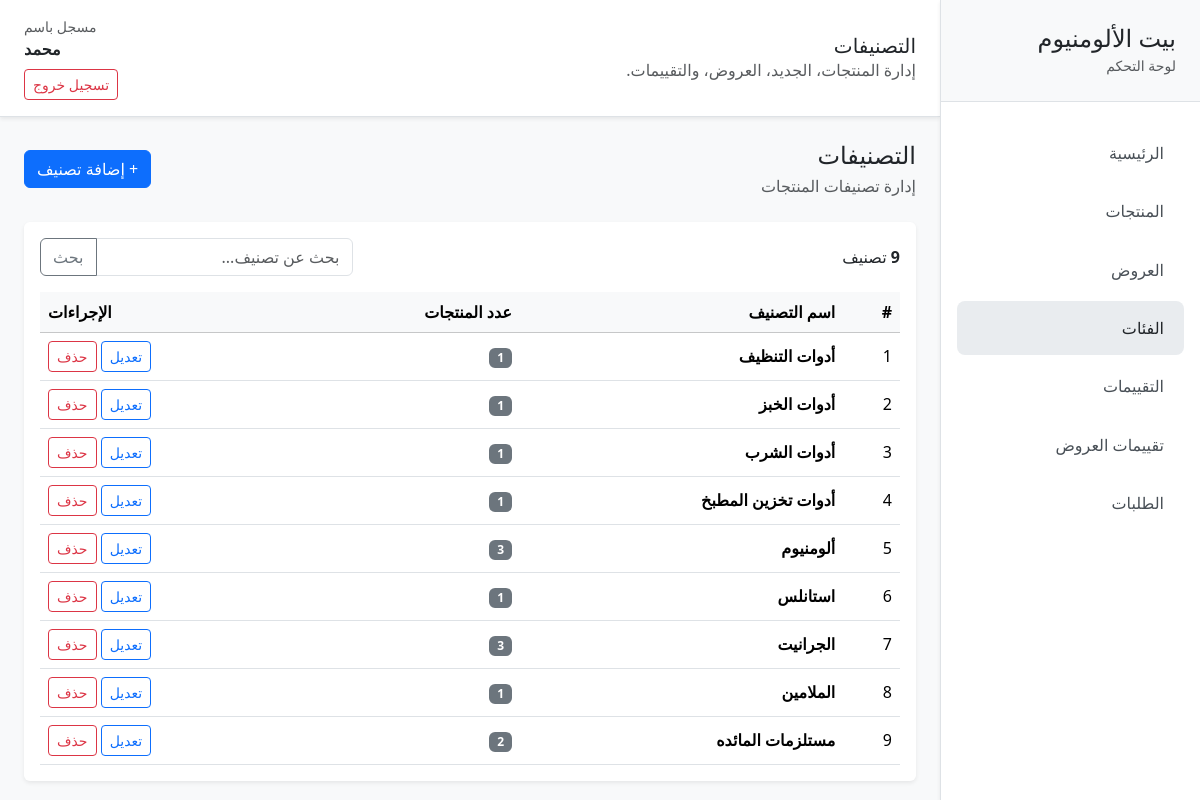
The app's page /dashboard/categories/ (signed in), older data.
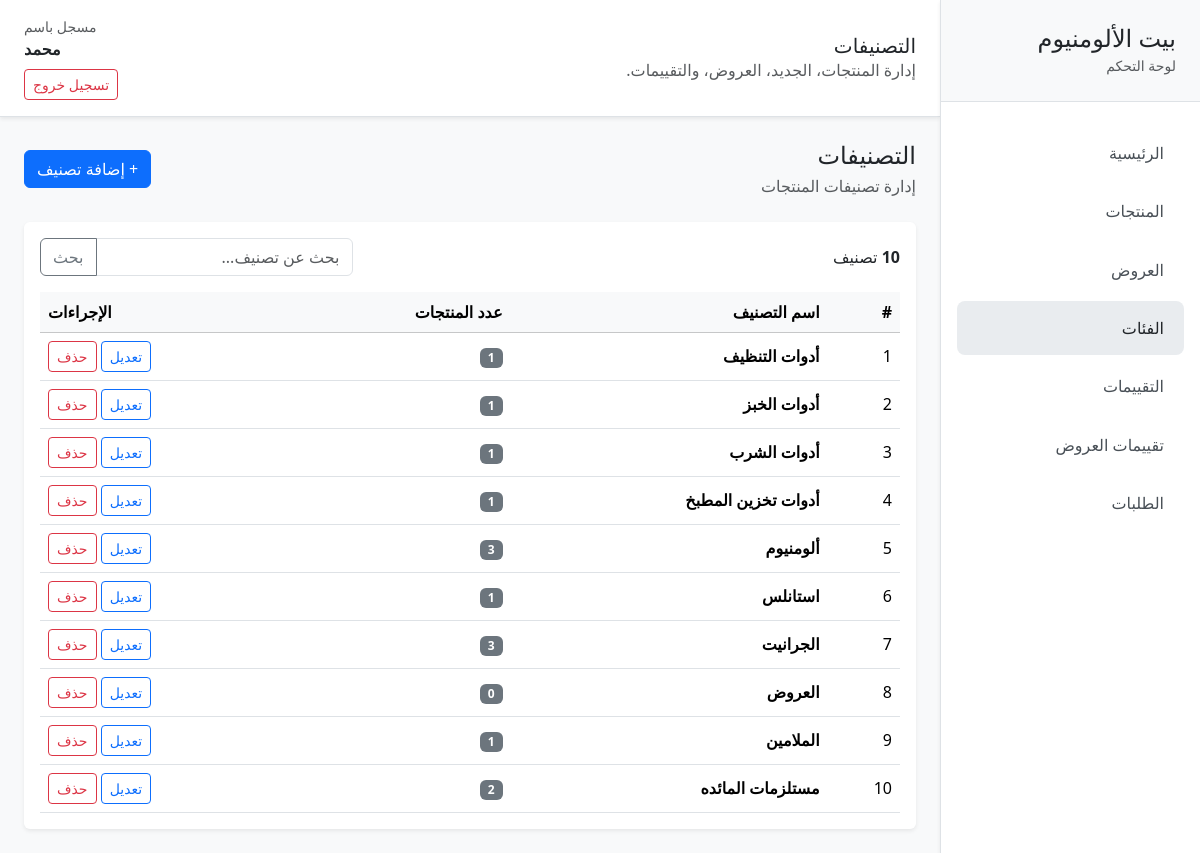
The same page, newer data.
### products/models.py (models this page shows, shortened)
class Category(models.Model):
    name = models.CharField(max_length=100)

### dashboard/views.py (the view)
# urls.py: path('dashboard/categories/', views.dashboard_categories, name='dashboard_categories'),
@login_required
def dashboard_categories(request):
    categories = Category.objects.all().order_by('name')
    search_query = request.GET.get('search', '').strip()
    if search_query:
        categories = categories.filter(name__icontains=search_query)
    context = {
        'categories': categories,
        'search_query': search_query,
        'active_page': 'categories',
    }
    return render(request, 'dashboard/categories_list.html', context)

### dashboard/templates/dashboard/categories_list.html (shortened to what this page needs)
{% extends "products/base.html" %}
{% block page_title %}التصنيفات{% endblock %}
{% block content %}
<div class="d-flex justify-content-between align-items-center mb-4">
  <div>
    <h2 class="h4 mb-1">التصنيفات</h2>
    <p class="text-muted mb-0">إدارة تصنيفات المنتجات</p>
  </div>
  <a href="{% url 'dashboard:add_category' %}" class="btn btn-primary">+ إضافة تصنيف</a>
</div>
<div class="card border-0 shadow-sm">
  <div class="card-body">
    <div class="d-flex justify-content-between align-items-center mb-3">
      <div>
        <strong>{{ categories|length }}</strong> تصنيف
      </div>
      <form method="GET" class="search-box">
        <div class="input-group">
          <input type="text" name="search" class="form-control" placeholder="بحث عن تصنيف..." value="{{ search_query }}" />
          <button class="btn btn-outline-secondary" type="submit">بحث</button>
        </div>
      </form>
    </div>
    {% if categories %}
    <div class="table-responsive">
      <table class="table table-hover align-middle mb-0">
        <thead class="table-light">
          <tr>
            <th>#</th>
            <th>اسم التصنيف</th>
            <th>عدد المنتجات</th>
            <th class="text-end">الإجراءات</th>
          </tr>
        </thead>
        <tbody>
          {% for category in categories %}
          <tr>
            <td>{{ forloop.counter }}</td>
            <td><strong>{{ category.name }}</strong></td>
            <td><span class="badge bg-secondary">{{ category.products.count }}</span></td>
            <td class="text-end">
              <a href="{% url 'dashboard:edit_category' category.pk %}" class="btn btn-sm btn-outline-primary">تعديل</a>
              <a href="{% url 'dashboard:delete_category' category.pk %}" class="btn btn-sm btn-outline-danger">حذف</a>
            </td>
          </tr>
          {% endfor %}
        </tbody>
      </table>
    </div>
    {% else %}
    <div class="text-center py-5">
      <h5>لا توجد تصنيفات</h5>
      <p class="text-muted">ابدأ بإضافة أول تصنيف للمنتجات.</p>
      <a href="{% url 'dashboard:add_category' %}" class="btn btn-primary">إضافة تصنيف</a>
    </div>
    {% endif %}
  </div>
</div>
{% endblock %}

Row changes from the older to the newer data that the page shows:
added Category: name "العروض", products.count "0"
Text that changed along with them:
{{ categories|length }}: "9" → "10"
